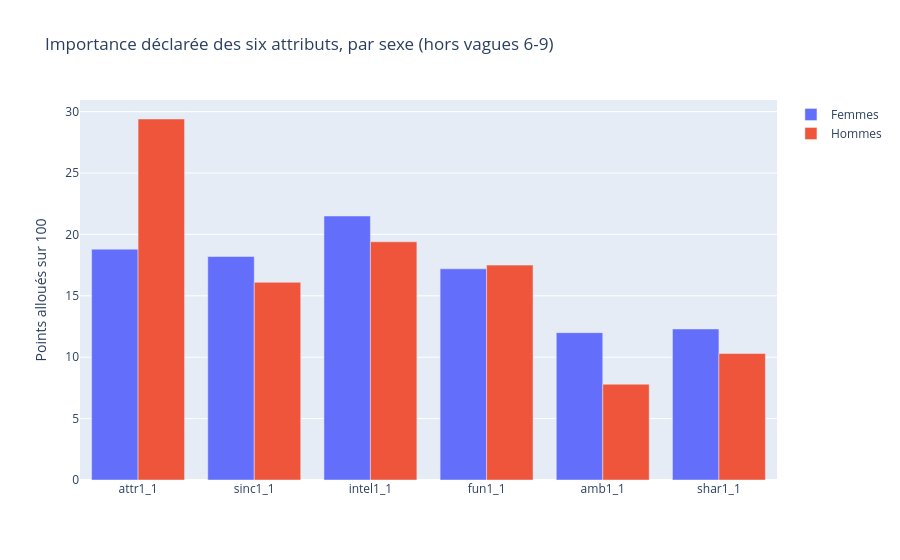

The code cell stored with this chart in its notebook:
### Markdown cell above
##### Diagramme barre

### Code cell
df_moyennes = df_prefs_rel.groupby("gender")[attributs].mean().round(1).reset_index()
df_moyennes["gender"] = df_moyennes["gender"].map({0: "Femmes", 1: "Hommes"})

df_long = df_moyennes.melt(id_vars="gender", var_name="attribut", value_name="points")

fig = px.bar(df_long, x="attribut", y="points", color="gender", barmode="group",
             title="Importance déclarée des six attributs, par sexe (hors vagues 6-9)",
             labels={"points": "Points alloués sur 100", "attribut": "", "gender": ""})
fig.show()

### Figure 1 — Plotly figure (JSON) as saved in the notebook; plotly's stock layout.template omitted (floating-point values rounded to 4 significant figures)
{"data": [{"alignmentgroup": "True", "hovertemplate": "=%{x}<br>Points alloués sur 100=%{y}<extra></extra>", "legendgroup": "Femmes", "marker": {"color": "#636efa", "pattern": {"shape": ""}}, "name": "Femmes", "offsetgroup": "Femmes", "orientation": "v", "showlegend": true, "textposition": "auto", "type": "bar", "x": ["attr1_1", "sinc1_1", "intel1_1", "fun1_1", "amb1_1", "shar1_1"], "xaxis": "x", "y": [18.8, 18.2, 21.5, 17.2, 12, 12.3], "yaxis": "y"}, {"alignmentgroup": "True", "hovertemplate": "=%{x}<br>Points alloués sur 100=%{y}<extra></extra>", "legendgroup": "Hommes", "marker": {"color": "#EF553B", "pattern": {"shape": ""}}, "name": "Hommes", "offsetgroup": "Hommes", "orientation": "v", "showlegend": true, "textposition": "auto", "type": "bar", "x": ["attr1_1", "sinc1_1", "intel1_1", "fun1_1", "amb1_1", "shar1_1"], "xaxis": "x", "y": [29.4, 16.1, 19.4, 17.5, 7.8, 10.3], "yaxis": "y"}], "layout": {"barmode": "group", "legend": {"title": {"text": ""}, "tracegroupgap": 0}, "title": {"text": "Importance déclarée des six attributs, par sexe (hors vagues 6-9)"}, "xaxis": {"anchor": "y", "domain": [0, 1], "title": {"text": ""}}, "yaxis": {"anchor": "x", "domain": [0, 1], "title": {"text": "Points alloués sur 100"}}}}
